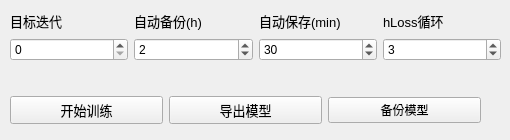
      <widget class="QWidget" name="tab_2">
       <attribute name="title">
        <string>模型训练（Train)</string>
       </attribute>
       <widget class="QWidget" name="gridLayoutWidget_8">
        <property name="geometry">
         <rect>
          <x>10</x>
          <y>10</y>
          <width>491</width>
          <height>51</height>
         </rect>
        </property>
        <layout class="QGridLayout" name="gridLayout_6">
         <item row="1" column="1">
          <widget class="QSpinBox" name="spinAutoBackHour">
           <property name="minimum">
            <number>1</number>
           </property>
           <property name="maximum">
            <number>999900009</number>
           </property>
           <property name="singleStep">
            <number>10000</number>
           </property>
           <property name="value">
            <number>2</number>
           </property>
          </widget>
         </item>
         <item row="0" column="2">
          <widget class="QLabel" name="label_65">
           <property name="font">
            <font>
             <pointsize>10</pointsize>
             <weight>50</weight>
             <bold>false</bold>
            </font>
           </property>
           <property name="styleSheet">
            <string notr="true"/>
           </property>
           <property name="text">
            <string>自动保存(min)</string>
           </property>
          </widget>
         </item>
         <item row="0" column="3">
          <widget class="QLabel" name="label_69">
           <property name="font">
            <font>
             <pointsize>10</pointsize>
             <weight>50</weight>
             <bold>false</bold>
            </font>
           </property>
           <property name="styleSheet">
            <string notr="true"/>
           </property>
           <property name="text">
            <string>hLoss循环</string>
           </property>
          </widget>
         </item>
         <item row="1" column="0">
          <widget class="QSpinBox" name="spinTargetIteration">
           <property name="minimum">
            <number>0</number>
           </property>
           <property name="maximum">
            <number>999900009</number>
           </property>
           <property name="singleStep">
            <number>10000</number>
           </property>
           <property name="value">
            <number>0</number>
           </property>
          </widget>
         </item>
         <item row="1" column="2">
          <widget class="QSpinBox" name="spinAutoSaveMin">
           <property name="minimum">
            <number>10</number>
           </property>
           <property name="maximum">
            <number>999900009</number>
           </property>
           <property name="singleStep">
            <number>10</number>
           </property>
           <property name="value">
            <number>30</number>
           </property>
          </widget>
         </item>
         <item row="0" column="0">
          <widget class="QLabel" name="label_60">
           <property name="font">
            <font>
             <pointsize>10</pointsize>
             <weight>50</weight>
             <bold>false</bold>
            </font>
           </property>
           <property name="styleSheet">
            <string notr="true"/>
           </property>
           <property name="text">
            <string>目标迭代</string>
           </property>
          </widget>
         </item>
         <item row="0" column="1">
          <widget class="QLabel" name="label_61">
           <property name="font">
            <font>
             <pointsize>10</pointsize>
             <weight>50</weight>
             <bold>false</bold>
            </font>
           </property>
           <property name="styleSheet">
            <string notr="true"/>
           </property>
           <property name="text">
            <string>自动备份(h)</string>
           </property>
          </widget>
         </item>
         <item row="1" column="3">
          <widget class="QSpinBox" name="spinHigLossCycle">
           <property name="toolTip">
            <string>多少个epoch循环执行一次高Loss重训</string>
           </property>
           <property name="minimum">
            <number>1</number>
           </property>
           <property name="maximum">
            <number>9999</number>
           </property>
           <property name="singleStep">
            <number>1</number>
           </property>
           <property name="value">
            <number>3</number>
           </property>
          </widget>
         </item>
        </layout>
       </widget>
       <widget class="QWidget" name="gridLayoutWidget_4">
        <property name="geometry">
         <rect>
          <x>10</x>
          <y>90</y>
          <width>471</width>
          <height>41</height>
         </rect>
        </property>
        <layout class="QGridLayout" name="gridLayout_9">
         <item row="0" column="1">
          <widget class="QPushButton" name="btnExportDFM">
           <property name="enabled">
            <bool>true</bool>
           </property>
           <property name="font">
            <font>
             <pointsize>10</pointsize>
             <weight>50</weight>
             <bold>false</bold>
            </font>
           </property>
           <property name="toolTip">
            <string>将模型导出为dfm文件用于直播</string>
           </property>
           <property name="text">
            <string>导出模型</string>
           </property>
           <property name="icon">
            <iconset>
             <normaloff>icons/导出_export.png</normaloff>icons/导出_export.png</iconset>
           </property>
          </widget>
         </item>
         <item row="0" column="0">
          <widget class="QPushButton" name="btnStartTrainModel">
           <property name="enabled">
            <bool>true</bool>
           </property>
           <property name="font">
            <font>
             <pointsize>10</pointsize>
             <weight>50</weight>
             <bold>false</bold>
            </font>
           </property>
           <property name="toolTip">
            <string>&lt;html&gt;&lt;head/&gt;&lt;body&gt;&lt;p&gt;&lt;span style=&quot; font-size:12pt; color:#ff0000;&quot;&gt;模型加载成功后可以开始训练&lt;/span&gt;&lt;/p&gt;&lt;/body&gt;&lt;/html&gt;</string>
           </property>
           <property name="styleSheet">
            <string notr="true"/>
           </property>
           <property name="text">
            <string>开始训练</string>
           </property>
           <property name="icon">
            <iconset>
             <normaloff>icons/开始蓝框.png</normaloff>icons/开始蓝框.png</iconset>
           </property>
          </widget>
         </item>
         <item row="0" column="2">
          <widget class="QPushButton" name="btnBackupTrainModel">
           <property name="toolTip">
            <string>备份训练数据</string>
           </property>
           <property name="styleSheet">
            <string notr="true"/>
           </property>
           <property name="text">
            <string>备份模型</string>
           </property>
           <property name="icon">
            <iconset>
             <normaloff>icons/复制_copy.png</normaloff>icons/复制_copy.png</iconset>
           </property>
          </widget>
         </item>
        </layout>
       </widget>
      </widget>
